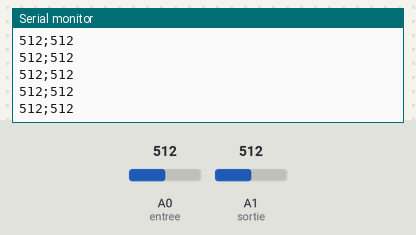
Bench run of a sketch on a simulated Arduino Uno, built with avr-gcc and run on an emulated ATmega328P. Parts: the last lines printed to the serial monitor. The inputs (shaded band) are chosen by the test bench; at power-on: A0 (entree) = 512, A1 (sortie) = 512.

Above: at 1.2 s.
1.3 s: A0 (entree) set to 716
At 1.31 s:
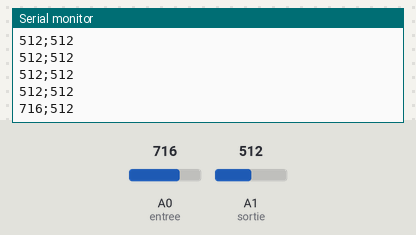
2.8 s: A1 (sortie) set to 716
At 2.82 s:
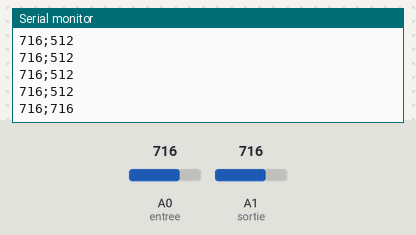
4.3 s: A0 (entree) set to 900
At 4.33 s:
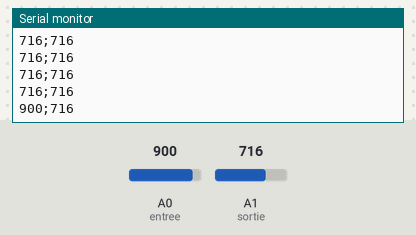
5.8 s: A1 (sortie) set to 900
At 5.84 s:
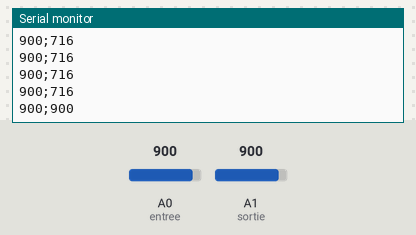
Timing chart, 0 to 8.3 s (numbered marks = the images above; inputs shaded):
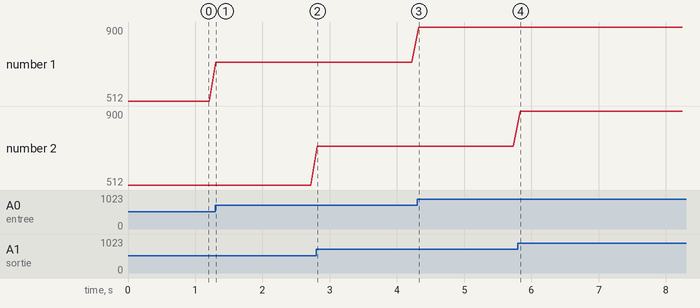

The sketch:

Main2_Comparison_Simple.ino
```cpp
int entree = 0;
int sortie = 1;
int in = 0;
int out = 0;
int res = 0;

void setup() {
    Serial.begin(9600);
    pinMode(entree,INPUT);
    pinMode(sortie,INPUT);
}

void loop() {
    in = analogRead(entree);
    out = analogRead(sortie);
    Serial.println(String(in)+";"+String(out));

    delay(100);
}
```

Measured:
- after the input at 1.3 s, the serial monitor: prints a new line at once (image 1)
- after the input at 2.8 s, the serial monitor: prints a new line at once (image 2)
- after the input at 4.3 s, the serial monitor: prints a new line at once (image 3)
- after the input at 5.8 s, the serial monitor: prints a new line at once (image 4)
- plotted number 1: 512 → 716 after the input at 1.3 s, 716 → 900 after the input at 4.3 s
